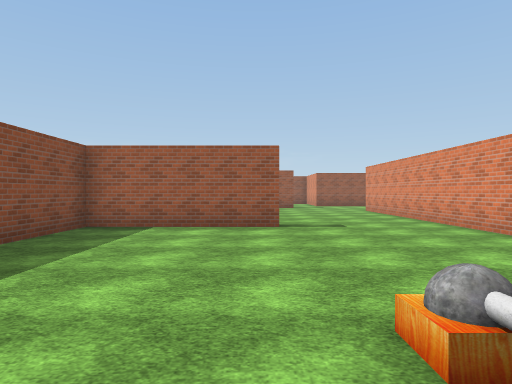
view 1 (above)

18 first-person views from a walk through a Unity game level. The camera is 1.5 m above the floor, looks level and sees 75° across. The floor is counted in squares, 2 m on a side. Each view is taken from the middle of a square. On the plan, view 1 faces up. The plan holds only what a view shows up to about 11 squares ahead; the rest is blank. The place goes on beyond the plan. The player character is not drawn. Some surface patterns are stand-ins.

view 2
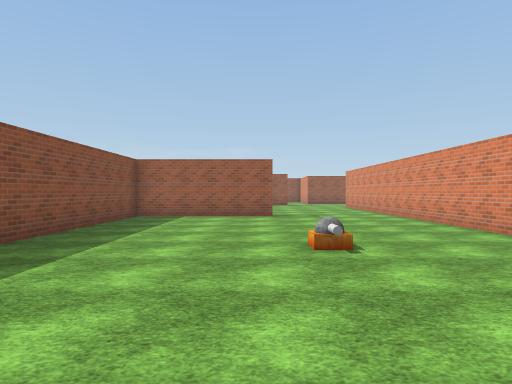

view 3
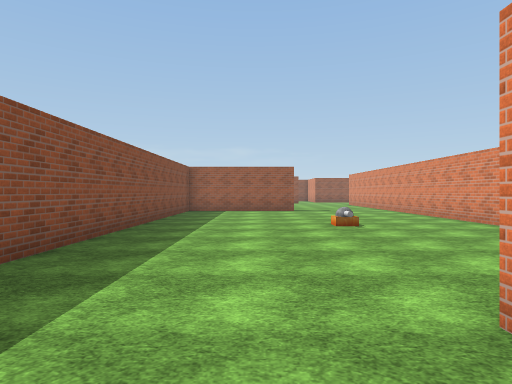

view 4
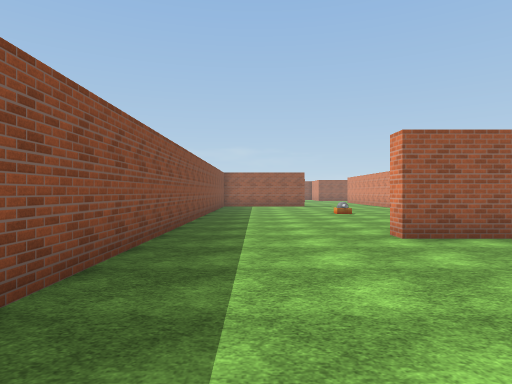

view 5
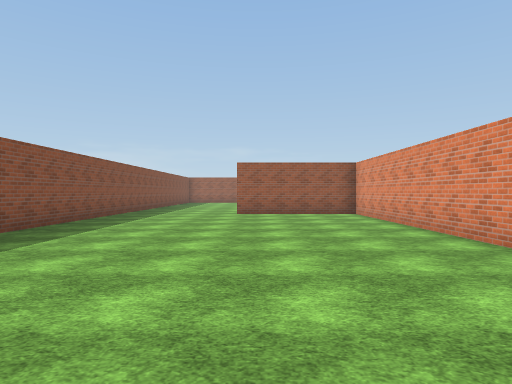

view 6
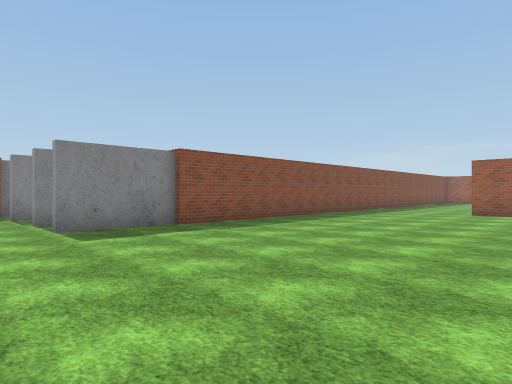

view 7
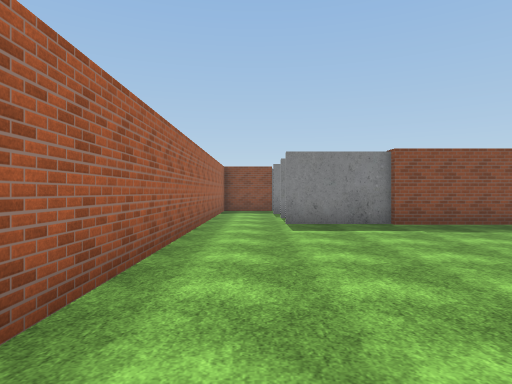

view 8
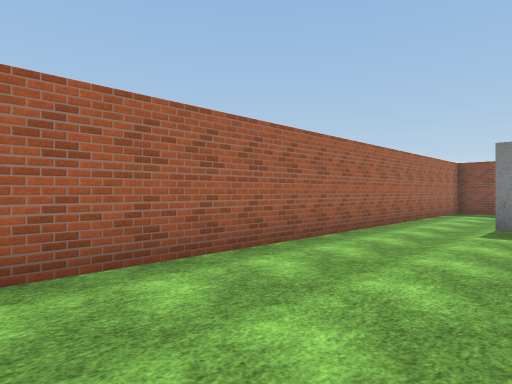

view 9
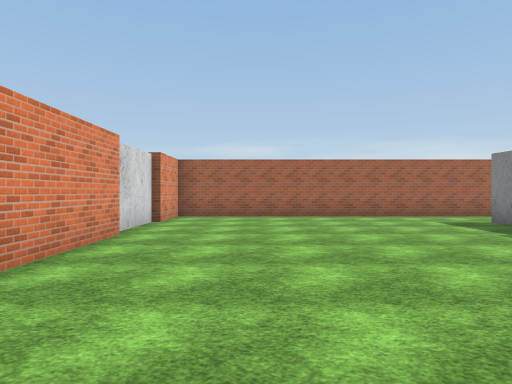

view 10
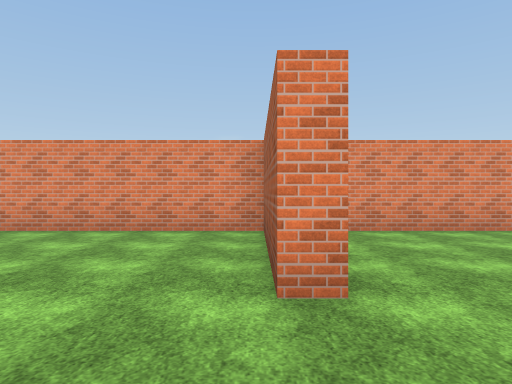

view 11
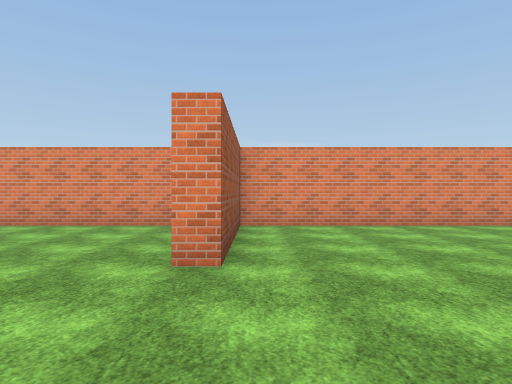

view 12
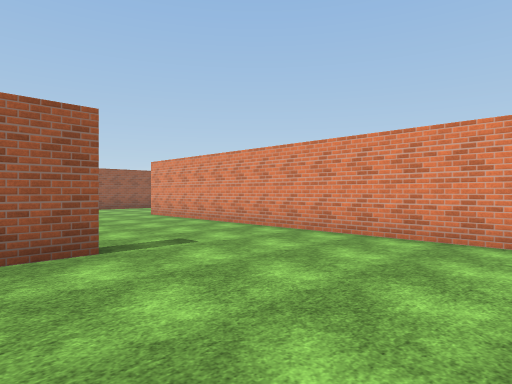

view 13
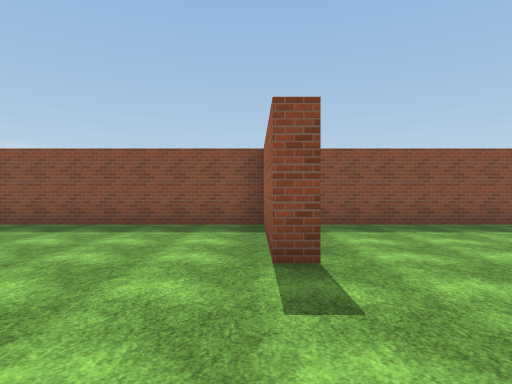

view 14
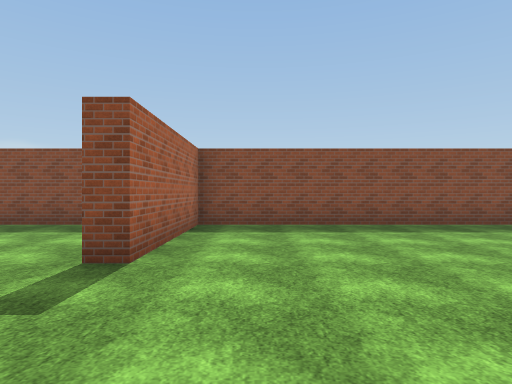

view 15
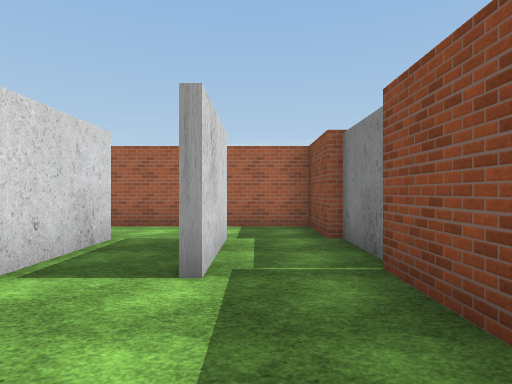

view 16
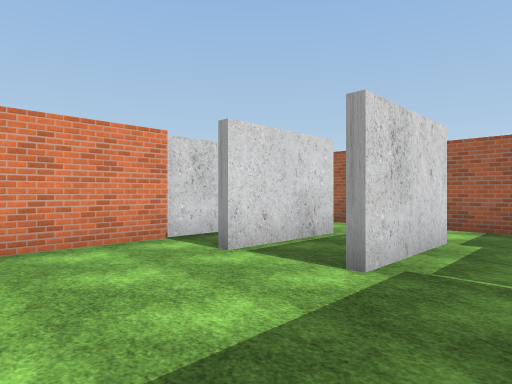

view 17
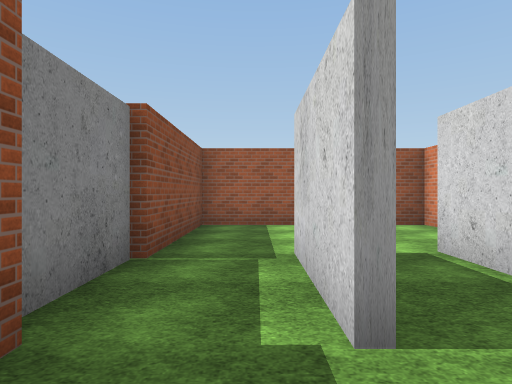

view 18
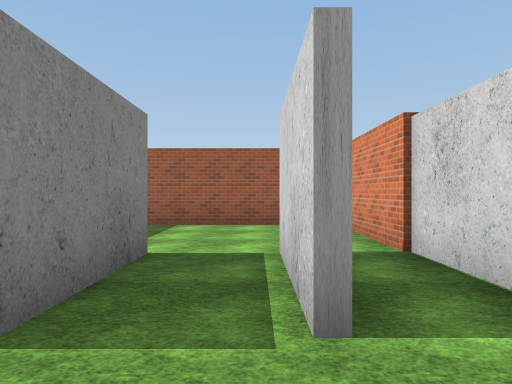

### Floor plan
Points are (right, up) in squares from view 1. A wall is a line through its corners. A room is listed if a view was taken in it or the views show most of it. See-through windows are left out.
Room 1 (views 1, 2, 3, 4, 5, 6, 7, 8, 9, 10, 11, 12, 13, 14)
walls: (4.4, -4.2) (4.4, 13.2); (-3.8, -12.8) (-3.8, -15.4); (4.4, -12.9) (4.4, -4.6) (0.4, -4.6) (0.4, -4.2) (4.1, -4.2); (4.6, -15.4) (4.6, -13.4); (-4.5, -17.2) (4.4, -17.2) (4.4, -15.4); (-3.6, 13.5) (-3.6, 7.7) (0.5, 7.7) (0.5, 7.2) (-3.6, 7.2) (-3.6, -12.9)
ways out: opening at (-4, -16.5) to room 2
objects: other object (1, 1)
Room 2 (views 15, 16, 17, 18)
walls: (-9.4, -13.2) (-9.4, -15.4); (-9.2, -15.2) (-9.2, -17.2) (-4.5, -17.2); (-7.5, -15.5) (-7.5, -12.9); (-5.5, -14.9) (-5.5, -15.4); (-4.2, -14.5) (-4.2, -9.4) (-9.2, -9.4) (-9.2, -13.2)
ways out: opening at (-4, -16.5) to room 1

Where each view was taken, in squares from view 1:
view 1: 0 up, 0 right, facing up
view 2: 3 down, 0 right, facing up
view 3: 6 down, 1 left, facing up
view 4: 10 down, 2 left, facing up
view 5: 16 down, 1 right, facing up
view 6: 17 down, 3 right, facing up-left
view 7: 16 down, 4 right, facing left
view 8: 14 down, 4 right, facing down-left
view 9: 7 down, 2 right, facing down
view 10: 4 down, 2 left, facing right
view 11: 5 down, 3 left, facing right
view 12: 3 up, 1 left, facing up-right
view 13: 7 up, 4 right, facing left
view 14: 9 up, 4 right, facing left
view 15: 10 down, 8 left, facing down
view 16: 10 down, 9 left, facing down-right
view 17: 17 down, 8 left, facing up
view 18: 17 down, 6 left, facing up
